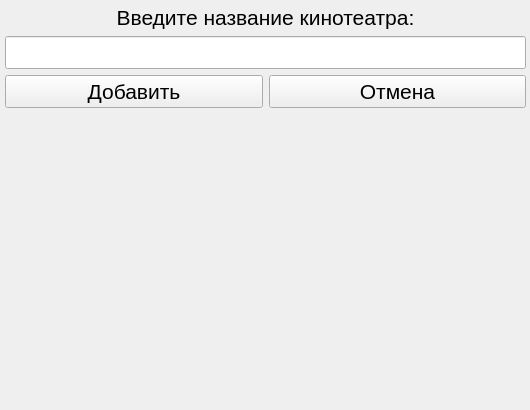
<?xml version="1.0" encoding="UTF-8"?>
<ui version="4.0">
 <class>Form</class>
 <widget class="QWidget" name="Form">
  <property name="geometry">
   <rect>
    <x>0</x>
    <y>0</y>
    <width>530</width>
    <height>410</height>
   </rect>
  </property>
  <property name="sizePolicy">
   <sizepolicy hsizetype="Preferred" vsizetype="Preferred">
    <horstretch>0</horstretch>
    <verstretch>0</verstretch>
   </sizepolicy>
  </property>
  <property name="windowTitle">
   <string>Добавить кинотеатр</string>
  </property>
  <widget class="QWidget" name="gridLayoutWidget">
   <property name="geometry">
    <rect>
     <x>0</x>
     <y>0</y>
     <width>531</width>
     <height>411</height>
    </rect>
   </property>
   <layout class="QGridLayout" name="gridLayout">
    <property name="sizeConstraint">
     <enum>QLayout::SetMinAndMaxSize</enum>
    </property>
    <property name="leftMargin">
     <number>5</number>
    </property>
    <property name="topMargin">
     <number>5</number>
    </property>
    <property name="rightMargin">
     <number>5</number>
    </property>
    <property name="bottomMargin">
     <number>5</number>
    </property>
    <item row="2" column="0">
     <widget class="QPushButton" name="button_add">
      <property name="font">
       <font>
        <pointsize>16</pointsize>
       </font>
      </property>
      <property name="text">
       <string>Добавить</string>
      </property>
     </widget>
    </item>
    <item row="2" column="1">
     <widget class="QPushButton" name="button_cancel">
      <property name="font">
       <font>
        <pointsize>16</pointsize>
       </font>
      </property>
      <property name="text">
       <string>Отмена</string>
      </property>
     </widget>
    </item>
    <item row="1" column="0" colspan="2">
     <widget class="QLineEdit" name="line_input_title">
      <property name="font">
       <font>
        <pointsize>16</pointsize>
       </font>
      </property>
     </widget>
    </item>
    <item row="0" column="0" colspan="2">
     <widget class="QLabel" name="label">
      <property name="sizePolicy">
       <sizepolicy hsizetype="Minimum" vsizetype="Maximum">
        <horstretch>0</horstretch>
        <verstretch>0</verstretch>
       </sizepolicy>
      </property>
      <property name="font">
       <font>
        <pointsize>16</pointsize>
        <italic>false</italic>
       </font>
      </property>
      <property name="text">
       <string>Введите название кинотеатра:</string>
      </property>
      <property name="alignment">
       <set>Qt::AlignCenter</set>
      </property>
     </widget>
    </item>
   </layout>
  </widget>
 </widget>
 <resources/>
 <connections/>
</ui>
